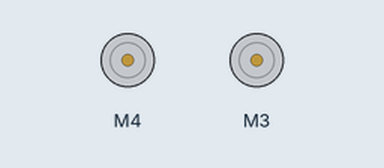
A sketch run on a simulated Arduino Uno, built with avr-gcc and run on an emulated ATmega328P. Shown: 2 × DC motor (green arrow = forward, orange = backward, longer = faster). What the sketch prints to the serial monitor is not drawn.

Above: at 12.7 s.
Timing chart, 0 to 19.8 s (numbered marks = the images above):
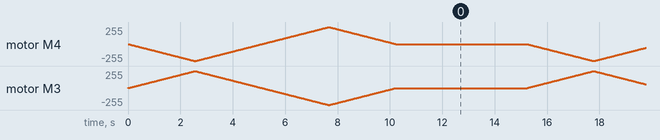

The sketch:

DCMotorTest_MiniRaceCar.ino
```cpp
/*
 *  Testing MiniRaceCar Movement - turn right and left with the speed change
 *
This is a test sketch for the Adafruit assembled Motor Shield for Arduino v2
It won't work with v1.x motor shields! Only for the v2's with built in PWM
control

For use with the Adafruit Motor Shield v2
---->	http://www.adafruit.com/products/1438
*/

#include <Wire.h>
#include <Adafruit_MotorShield.h>

// Create the motor shield object with the default I2C address
Adafruit_MotorShield AFMS = Adafruit_MotorShield();
// Or, create it with a different I2C address (say for stacking)
// Adafruit_MotorShield AFMS = Adafruit_MotorShield(0x61);

// Select which 'port' M1, M2, M3 or M4. In this case, M1
// Set up the left motor on port M4
Adafruit_DCMotor *leftMotor = AFMS.getMotor(4);
// Set up the right motor on port M3
Adafruit_DCMotor *rightMotor = AFMS.getMotor(3);
// You can also make another motor on port M2
//Adafruit_DCMotor *myOtherMotor = AFMS.getMotor(2);

void setup() {
  Serial.begin(9600);           // set up Serial library at 9600 bps
  Serial.println("Adafruit Motorshield v2 - DC Motor test!");

  AFMS.begin();  // create with the default frequency 1.6KHz
  //AFMS.begin(1000);  // OR with a different frequency, say 1KHz

  // Set the speed to start, from 0 (off) to 255 (max speed)
  leftMotor->setSpeed(150);
  rightMotor->setSpeed(150);
  leftMotor->run(FORWARD); //LEFT MOTOR FULL STEAM AHEAD!
  rightMotor->run(BACKWARD); //RIGHT MOTOR FULL STEAM AHEAD!
  // turn on motor
  leftMotor->run(RELEASE);
  rightMotor->run(RELEASE);
}

void loop() {
  uint8_t i;

  Serial.print("tick");

  rightMotor->run(FORWARD);
  leftMotor->run(BACKWARD);
  for (i=0; i<255; i++) {
    rightMotor->setSpeed(i);
    leftMotor->setSpeed(i);
    delay(10);
  }
  for (i=255; i!=0; i--) {
    rightMotor->setSpeed(i);
    leftMotor->setSpeed(i);
    delay(10);
  }

  Serial.print("tock");

  rightMotor->run(BACKWARD);
  leftMotor->run(FORWARD);
  for (i=0; i<255; i++) {
    rightMotor->setSpeed(i);
    leftMotor->setSpeed(i);
    delay(10);
  }
  for (i=255; i!=0; i--) {
    rightMotor->setSpeed(i);
    leftMotor->setSpeed(i);
    delay(10);
  }

  Serial.print("tech");
  leftMotor->run(RELEASE);
  rightMotor->run(RELEASE);
  delay(5000);
}
```
